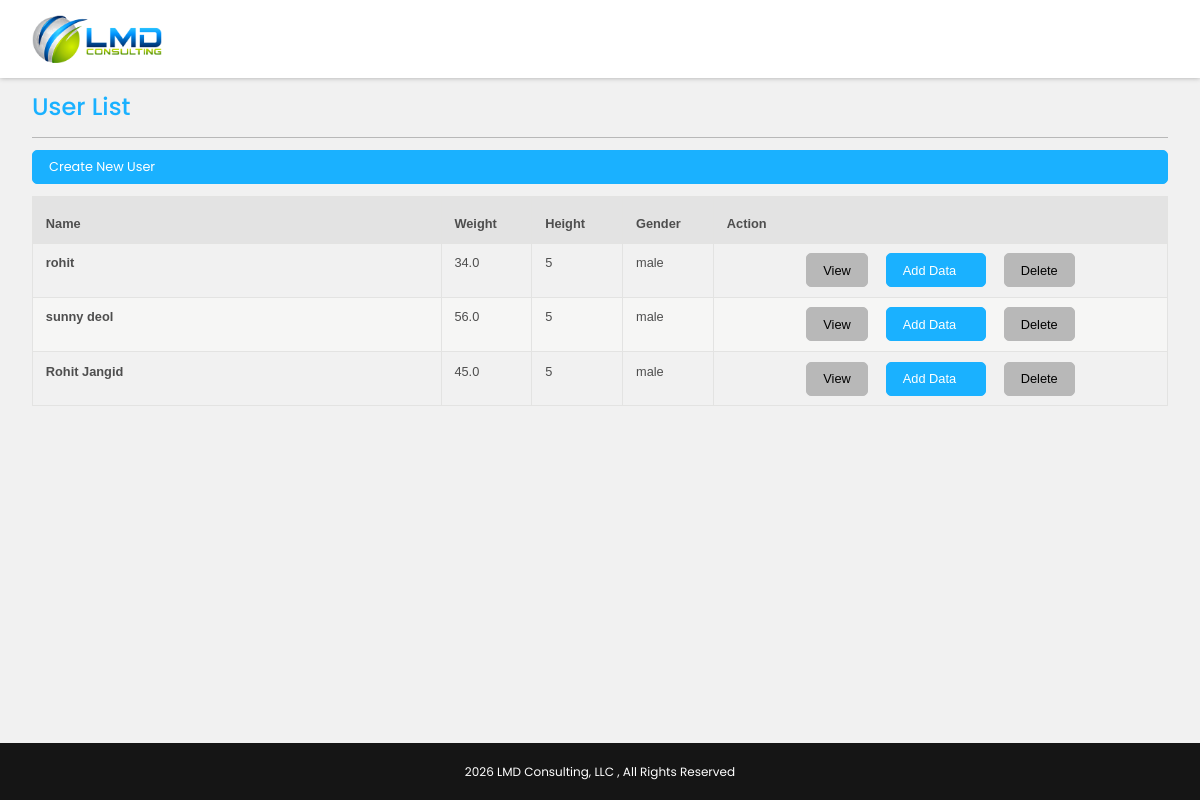
The app's page /, older data.
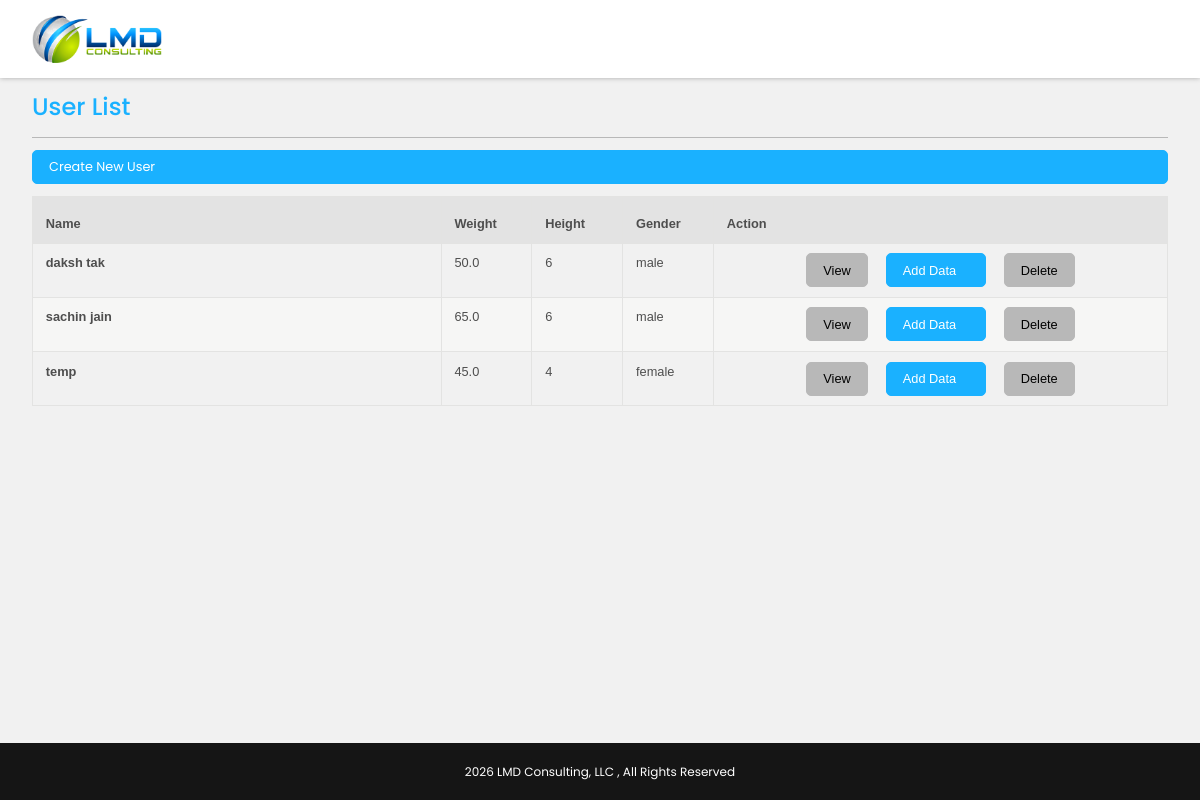
The same page, newer data.
### tracker/models.py (models this page shows, shortened)
class UserProfile(models.Model):
    name = models.CharField(max_length=100)
    weight_kg = models.FloatField()
    height_cm = models.FloatField()
    sex = models.CharField(max_length=1, choices=SEX_CHOICES)
    date_of_birth = models.DateField()

### tracker/views.py (the view)
# urls.py: path("", views.user_list, name="user_list"),
def user_list(request):
    users = UserProfile.objects.all().order_by("id")
    return render(request, "users/user_list.html", {"users": users})

### tracker/templates/users/user_list.html (shortened to what this page needs)
{% load static %}
<!doctype html>
<html lang="en">
<head>
    <link href="{% static 'assets/css/global.css' %}" rel="stylesheet">
</head>
<body>
    <div>
        <header class="header">
            <div class="container">
                <div class="logo">
                    <a href="{% url 'user_list' %}">
                        <img src="{% static 'assets/img/logo.png' %}" alt="Logo">
                    </a>
                </div>
            </div>
        </header>
        <div class="mid-container">
            <div class="container">
                <div class="title-row">
                    <h1 class="title">User List</h1>
                </div>
                <div style="margin: 12px 0;">
                    <a class="btn-primary" href="{% url 'user_create' %}">Create New User</a>
                </div>
                <div class="user-list">
                    <table class="dcf-table dcf-table-responsive dcf-table-bordered dcf-table-striped dcf-w-100%">
                        <thead>
                            <tr>
                                <th scope="col" class="name">Name</th>
                                <th scope="col" class="weight">Weight</th>
                                <th scope="col" class="height">Height</th>
                                <th scope="col" class="gender">Gender</th>
                                <th scope="col" class="action">Action</th>
                            </tr>
                        </thead>
                        <tbody>
                            {% for u in users %}
                            <tr>
                                <th scope="row">{{ u.name }}</th>
                                <td data-label="Weight">{{ u.weight_kg|floatformat:1 }}</td>
                                <td data-label="Height">{{ u.height_cm|floatformat:0 }}</td>
                                <td data-label="Gender">
                                    {% if u.sex == 'M' %}male{% else %}female{% endif %}
                                </td>
                                <td data-label="Action">
                                    <div class="btn-set"
                                        style="display: flex; gap: 8px; justify-content: center; flex-wrap: wrap;">
                                        <a class="btn-secondary" href="{% url 'user_detail' u.id %}">View</a>
                                        <a class="btn-primary add-data-btn" href="{% url 'daily_tracking' u.id %}">
                                            Add Data
                                        </a>
                                        <a class="btn-secondary" href="{% url 'user_delete' u.id %}">Delete</a>
                                    </div>
                                </td>
                            </tr>
                            {% empty %}
                            <tr>
                                <td colspan="5">No users yet.</td>
                            </tr>
                            {% endfor %}
                        </tbody>
                    </table>
                </div>
            </div>
        </div>
        <footer class="footer">
            <div class="container">
                <p>2026 LMD Consulting, LLC , All Rights Reserved</p>
            </div>
        </footer>
    </div>
</body>
</html>

### tracker/static/assets/css/global.css (style rules this page uses)
a, button { cursor: pointer; }
.signup-container h1, .title { font-size: 1.5rem; }
.btn-set { display: flex; align-items: center; }
.btn-set a, .btn-set button { margin: 0 5px; }
.btn-primary { background-color: #1ab1ff; color: #fff; border: 1px #1ab1ff solid; padding: 0.4rem 1rem; font-size: 0.8rem; display: block; cursor: pointer; position: relative; -webkit-border-radius: 5px; -moz-border-radius: 5px; -ms-border-radius: 5px; border-radius: 5px; }
.btn-secondary { background-color: #b8b8b8; color: #000; border: 1px #b8b8b8 solid; padding: 0.4rem 1rem; font-size: 0.8rem; display: block; cursor: pointer; position: relative; -webkit-border-radius: 5px; -moz-border-radius: 5px; -ms-border-radius: 5px; border-radius: 5px; }
.add-data-btn { width: 100px; }
html { -webkit-text-size-adjust: 100%; }
body { font-family: "Poppins", sans-serif; font-weight: 400; background: #f1f1f1; padding: 0px; margin: 0px; font-size: 12px; color: #4e4e4e; }
*, *::after, *::before { box-sizing: border-box; }
p { line-height: 1.6rem; }
a, a:focus, a:active, a:hover { outline: none; -webkit-transition: all 0.3s; -moz-transition: all 0.3s; transition: all 0.3s; color: #4e4e4e; text-decoration: none; }
button, a { -webkit-transition: all 0.3s; -moz-transition: all 0.3s; transition: all 0.3s; }
.container { max-width: calc(1400px); padding: 0 2rem; margin-left: auto; margin-right: auto; }
.mid-container { min-height: calc(100vh - 135px); }
.title { margin: 0px; padding: 0; color: #1ab1ff; font-weight: 500; }
.title-row { display: flex; align-items: center; border-bottom: 1px #b8b8b8 solid; padding: 15px 0; }
.user-list { margin-bottom: 2rem; }
.user-list .name { width: 36%; }
.user-list .weight { width: 8%; }
.user-list .height { width: 8%; }
.user-list .gender { width: 8%; }
:root { --bg-table-stripe: #f6f6f5; --b-table: #e3e3e2; --caption: #242423; }
table { background-color: transparent; border-collapse: collapse; font-family: Arial, Helvetica, sans-serif; }
th { text-align: left; }
.dcf-table thead { font-size: 0.8rem; background: #fff; }
.dcf-table tbody { border-bottom: 1px solid var(--b-table); border-top: 1px solid var(--b-table); font-size: 0.8rem; }
.dcf-table td, .dcf-table th { padding-right: 1.78em; }
.dcf-table-bordered, .dcf-table-bordered td, .dcf-table-bordered th { border: 1px solid var(--b-table); }
.dcf-table-bordered td, .dcf-table-bordered th, .dcf-table-striped td, .dcf-table-striped th { padding-left: 1em; padding-right: 1em; }
.dcf-table-bordered tr:not(:last-child), .dcf-table-striped tr:not(:last-child) { border-bottom: 1px solid var(--b-table); }
.dcf-table-striped tbody tr:nth-of-type(2n) { background-color: var(--bg-table-stripe); }
.dcf-table thead td, .dcf-table thead th { padding-bottom: 0.75em; vertical-align: bottom; }
.dcf-table tbody td, .dcf-table tbody th, .dcf-table tfoot td, .dcf-table tfoot th { padding-top: 0.75em; vertical-align: top; }
.dcf-table tbody td, .dcf-table tbody th { padding-bottom: 0.75em; }
.dcf-table-bordered thead th { padding-top: 1.33em; background: #e3e3e3; }
.dcf-w-100\% { width: 100% !important; }
.header { background: #fff; padding: 15px 0; box-shadow: 0 0 5px rgba(0, 0, 0, 0.3); }
.header .logo { width: 130px; }
.header .logo img { width: 100%; display: block; }
.footer { background: #151515; padding: 1rem 0; }
.footer p { margin: 0px; color: #fff; text-align: center; }

Row changes from the older to the newer data that the page shows:
removed UserProfile: name "rohit", weight_kg "34.0", height_cm "5", sex "male"
removed UserProfile: name "sunny deol", weight_kg "56.0", height_cm "5", sex "male"
removed UserProfile: name "Rohit Jangid", weight_kg "45.0", height_cm "5", sex "male"
added UserProfile: name "daksh tak", weight_kg "50.0", height_cm "6", sex "male"
added UserProfile: name "sachin jain", weight_kg "65.0", height_cm "6", sex "male"
added UserProfile: name "temp", weight_kg "45.0", height_cm "4", sex "female"
